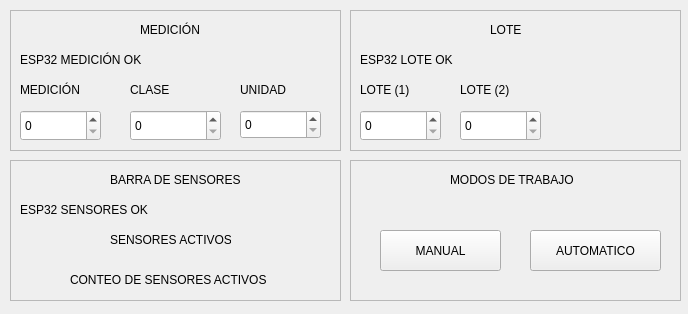
<?xml version="1.0" encoding="UTF-8"?>
<ui version="4.0">
 <class>Widget</class>
 <widget class="QWidget" name="Widget">
  <property name="geometry">
   <rect>
    <x>0</x>
    <y>0</y>
    <width>688</width>
    <height>314</height>
   </rect>
  </property>
  <property name="windowTitle">
   <string>Widget</string>
  </property>
  <widget class="QFrame" name="frame">
   <property name="geometry">
    <rect>
     <x>10</x>
     <y>10</y>
     <width>331</width>
     <height>141</height>
    </rect>
   </property>
   <property name="frameShape">
    <enum>QFrame::Shape::StyledPanel</enum>
   </property>
   <property name="frameShadow">
    <enum>QFrame::Shadow::Raised</enum>
   </property>
   <widget class="QLabel" name="labelMedicionMedicion">
    <property name="geometry">
     <rect>
      <x>10</x>
      <y>70</y>
      <width>81</width>
      <height>20</height>
     </rect>
    </property>
    <property name="text">
     <string>MEDICIÓN</string>
    </property>
   </widget>
   <widget class="QSpinBox" name="spinBoxMedicion">
    <property name="geometry">
     <rect>
      <x>10</x>
      <y>100</y>
      <width>81</width>
      <height>31</height>
     </rect>
    </property>
    <property name="maximum">
     <number>999</number>
    </property>
   </widget>
   <widget class="QSpinBox" name="spinBoxClase">
    <property name="geometry">
     <rect>
      <x>120</x>
      <y>100</y>
      <width>91</width>
      <height>31</height>
     </rect>
    </property>
    <property name="maximum">
     <number>999</number>
    </property>
   </widget>
   <widget class="QLabel" name="labelMedicionClase">
    <property name="geometry">
     <rect>
      <x>120</x>
      <y>70</y>
      <width>61</width>
      <height>20</height>
     </rect>
    </property>
    <property name="text">
     <string>CLASE</string>
    </property>
   </widget>
   <widget class="QLabel" name="labelMedicionUnidad">
    <property name="geometry">
     <rect>
      <x>230</x>
      <y>70</y>
      <width>61</width>
      <height>20</height>
     </rect>
    </property>
    <property name="text">
     <string>UNIDAD</string>
    </property>
   </widget>
   <widget class="QSpinBox" name="spinBoxUnidad">
    <property name="geometry">
     <rect>
      <x>230</x>
      <y>100</y>
      <width>81</width>
      <height>29</height>
     </rect>
    </property>
    <property name="maximum">
     <number>999</number>
    </property>
   </widget>
   <widget class="QLabel" name="label_Medicion">
    <property name="geometry">
     <rect>
      <x>130</x>
      <y>10</y>
      <width>71</width>
      <height>20</height>
     </rect>
    </property>
    <property name="text">
     <string>MEDICIÓN</string>
    </property>
   </widget>
   <widget class="QLabel" name="labelMedicionOk">
    <property name="geometry">
     <rect>
      <x>10</x>
      <y>40</y>
      <width>141</width>
      <height>20</height>
     </rect>
    </property>
    <property name="text">
     <string>ESP32 MEDICIÓN OK</string>
    </property>
   </widget>
  </widget>
  <widget class="QFrame" name="frame_2">
   <property name="geometry">
    <rect>
     <x>350</x>
     <y>10</y>
     <width>331</width>
     <height>141</height>
    </rect>
   </property>
   <property name="frameShape">
    <enum>QFrame::Shape::StyledPanel</enum>
   </property>
   <property name="frameShadow">
    <enum>QFrame::Shadow::Raised</enum>
   </property>
   <widget class="QLabel" name="labelLote1">
    <property name="geometry">
     <rect>
      <x>10</x>
      <y>70</y>
      <width>81</width>
      <height>20</height>
     </rect>
    </property>
    <property name="text">
     <string>LOTE (1)</string>
    </property>
   </widget>
   <widget class="QSpinBox" name="spinBoxLote1">
    <property name="geometry">
     <rect>
      <x>10</x>
      <y>100</y>
      <width>81</width>
      <height>31</height>
     </rect>
    </property>
    <property name="maximum">
     <number>999</number>
    </property>
   </widget>
   <widget class="QLabel" name="labelLote">
    <property name="geometry">
     <rect>
      <x>140</x>
      <y>10</y>
      <width>71</width>
      <height>20</height>
     </rect>
    </property>
    <property name="text">
     <string>LOTE</string>
    </property>
   </widget>
   <widget class="QSpinBox" name="spinBoxLote2">
    <property name="geometry">
     <rect>
      <x>110</x>
      <y>100</y>
      <width>81</width>
      <height>31</height>
     </rect>
    </property>
    <property name="maximum">
     <number>999</number>
    </property>
   </widget>
   <widget class="QLabel" name="labelLote2">
    <property name="geometry">
     <rect>
      <x>110</x>
      <y>70</y>
      <width>81</width>
      <height>20</height>
     </rect>
    </property>
    <property name="text">
     <string>LOTE (2)</string>
    </property>
   </widget>
   <widget class="QLabel" name="labelLoteOk">
    <property name="geometry">
     <rect>
      <x>10</x>
      <y>40</y>
      <width>141</width>
      <height>20</height>
     </rect>
    </property>
    <property name="text">
     <string>ESP32 LOTE OK</string>
    </property>
   </widget>
  </widget>
  <widget class="QFrame" name="frame_3">
   <property name="geometry">
    <rect>
     <x>10</x>
     <y>160</y>
     <width>331</width>
     <height>141</height>
    </rect>
   </property>
   <property name="frameShape">
    <enum>QFrame::Shape::StyledPanel</enum>
   </property>
   <property name="frameShadow">
    <enum>QFrame::Shadow::Raised</enum>
   </property>
   <widget class="QLabel" name="labelSensoresOK">
    <property name="geometry">
     <rect>
      <x>10</x>
      <y>40</y>
      <width>141</width>
      <height>20</height>
     </rect>
    </property>
    <property name="text">
     <string>ESP32 SENSORES OK</string>
    </property>
   </widget>
   <widget class="QLabel" name="labelSensoresActivos">
    <property name="geometry">
     <rect>
      <x>100</x>
      <y>70</y>
      <width>121</width>
      <height>20</height>
     </rect>
    </property>
    <property name="text">
     <string>SENSORES ACTIVOS</string>
    </property>
   </widget>
   <widget class="QLabel" name="labelBarraSensores">
    <property name="geometry">
     <rect>
      <x>100</x>
      <y>10</y>
      <width>131</width>
      <height>20</height>
     </rect>
    </property>
    <property name="text">
     <string>BARRA DE SENSORES</string>
    </property>
   </widget>
   <widget class="QLabel" name="labelConteoSensoresActivos">
    <property name="geometry">
     <rect>
      <x>60</x>
      <y>110</y>
      <width>201</width>
      <height>20</height>
     </rect>
    </property>
    <property name="text">
     <string>CONTEO DE SENSORES ACTIVOS</string>
    </property>
   </widget>
  </widget>
  <widget class="QFrame" name="frame_4">
   <property name="geometry">
    <rect>
     <x>350</x>
     <y>160</y>
     <width>331</width>
     <height>141</height>
    </rect>
   </property>
   <property name="frameShape">
    <enum>QFrame::Shape::StyledPanel</enum>
   </property>
   <property name="frameShadow">
    <enum>QFrame::Shadow::Raised</enum>
   </property>
   <widget class="QPushButton" name="pushBtnManual">
    <property name="geometry">
     <rect>
      <x>30</x>
      <y>70</y>
      <width>121</width>
      <height>41</height>
     </rect>
    </property>
    <property name="text">
     <string>MANUAL</string>
    </property>
   </widget>
   <widget class="QPushButton" name="pushBtnAuto">
    <property name="geometry">
     <rect>
      <x>180</x>
      <y>70</y>
      <width>131</width>
      <height>41</height>
     </rect>
    </property>
    <property name="text">
     <string>AUTOMATICO</string>
    </property>
   </widget>
   <widget class="QLabel" name="labelModosTrabajo">
    <property name="geometry">
     <rect>
      <x>100</x>
      <y>10</y>
      <width>131</width>
      <height>20</height>
     </rect>
    </property>
    <property name="text">
     <string>MODOS DE TRABAJO</string>
    </property>
   </widget>
  </widget>
 </widget>
 <resources/>
 <connections/>
</ui>
